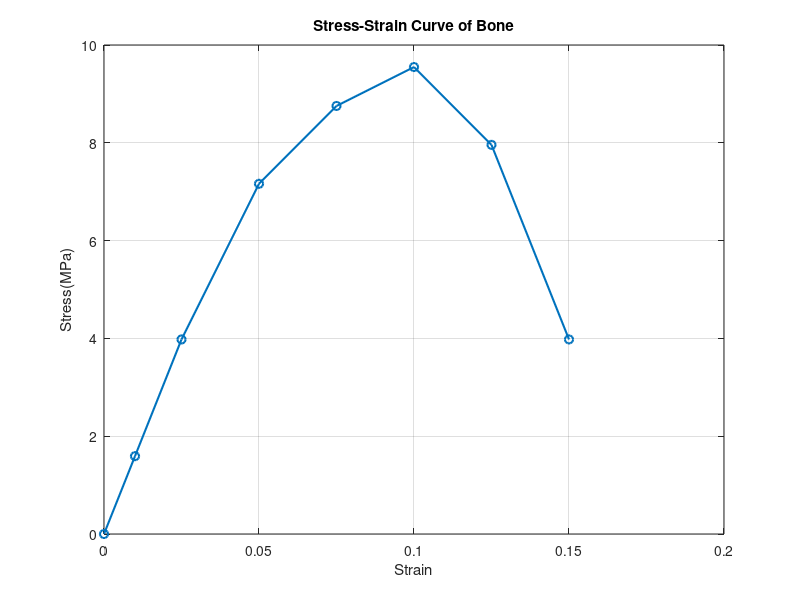

MATLAB code for this plot:
clc;clear;close all;
d = 4;
A = pi*(d^2)/4;
Lo = 20;
disp = [0 0.2 0.5 1 1.5 2 2.5 3];
force = [0 20 50 90 110 120 100 50];
strain = disp/Lo;
stress = force/A;
E = polyfit(strain(1:3),stress(1:3),1);
E_value = E(1);
fprintf("Young's Modules = %.2f MPa\n", E_value);
plot(strain,stress, '-o','LineWidth',1.5);
xlabel("Strain");ylabel("Stress(MPa)");
title("Stress-Strain Curve of Bone");
grid on;
